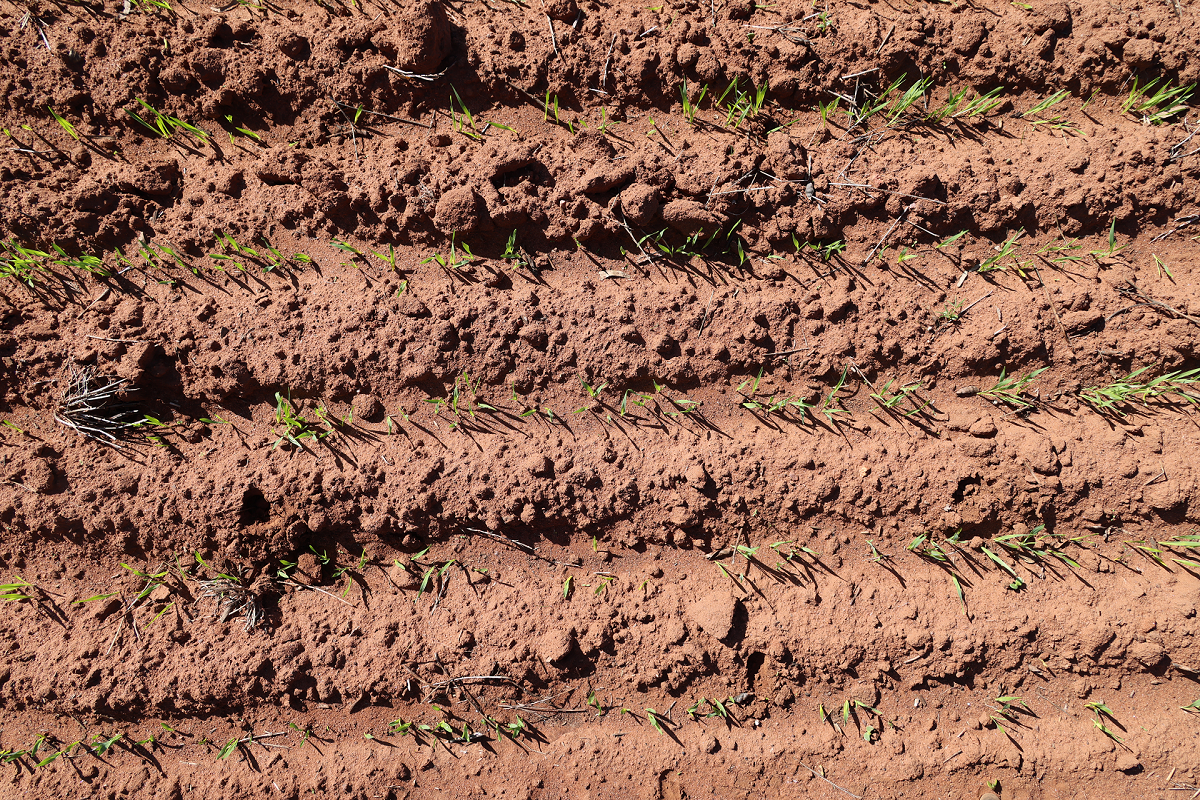
#> input picture testing/perf/1200x800.png, 1200 x 800 px, found by its file name
$ python vitest.py
#> lines starting #> are read from the running program, lines starting #| are printed output that depends on the picture
import time

import cv2
import numpy as np

dst_path = "../data/VegIndexTest"


def apply_filter(rgb_image, filter):
    R, G, B = (np.array(rgb_image[:, :, 0], dtype=np.dtype(int)),
               np.array(rgb_image[:, :, 1], dtype=np.dtype(int)),
               np.array(rgb_image[:, :, 2], dtype=np.dtype(int)))
    filtered = filter(R, G, B)
    normalized = cv2.normalize(filtered, None, alpha=0, beta=255, norm_type=cv2.NORM_MINMAX)
    normalized = np.uint8(normalized)
    return normalized


def div(a, b):
    a = np.array(a, dtype=float)
    b = np.array(b, dtype=float)
    return np.divide(a, b, out=np.zeros_like(a), where=b != 0)


ExGI = lambda R, G, B: (2 * G - R - B)
GLI = lambda R, G, B: div(2 * G - R - B, 2 * G + R + B)
MPRI = lambda R, G, B: div(G - R, G + R)
VARI = lambda R, G, B: div(G - R, G + R - B)
GRRI = lambda R, G, B: div(G, R) * 255
VEG = lambda R, G, B: div(G, (np.power(R, 0.6666666) * np.power(B, 0.3333333))) * 255
MGRVI = lambda R, G, B: div(G * G - R * R, G * G + R * R)
RGVBI = lambda R, G, B: div(G - B * R, G * G + R * B)


def test_filter(rgb_image, filter, name):
    nTests = 100
    start = time.time()
    for i in range(nTests):
        filtered = apply_filter(rgb_image, filter)
    elapsed_time = time.time() - start
    print(f"{name:5}  elapsed_time: {elapsed_time:.4f}s     speed: {1000 * elapsed_time / nTests:.2f}ms/img")


rgbimg = cv2.imread("../test_data/1200x800.png")
#> rgbimg is the input picture: shape (800, 1200, 3); mean B, G, R 83.7, 104, 147.5
test_filter(rgbimg, ExGI, "ExGI")
#> the loop in test_filter, `for i in range(nTests):` made 100 passes
#> pass 1, in apply_filter, `R, G, B = (np.array(rgb_image[:, :, 0], dtype=np.dtype(int)), np.array..`:
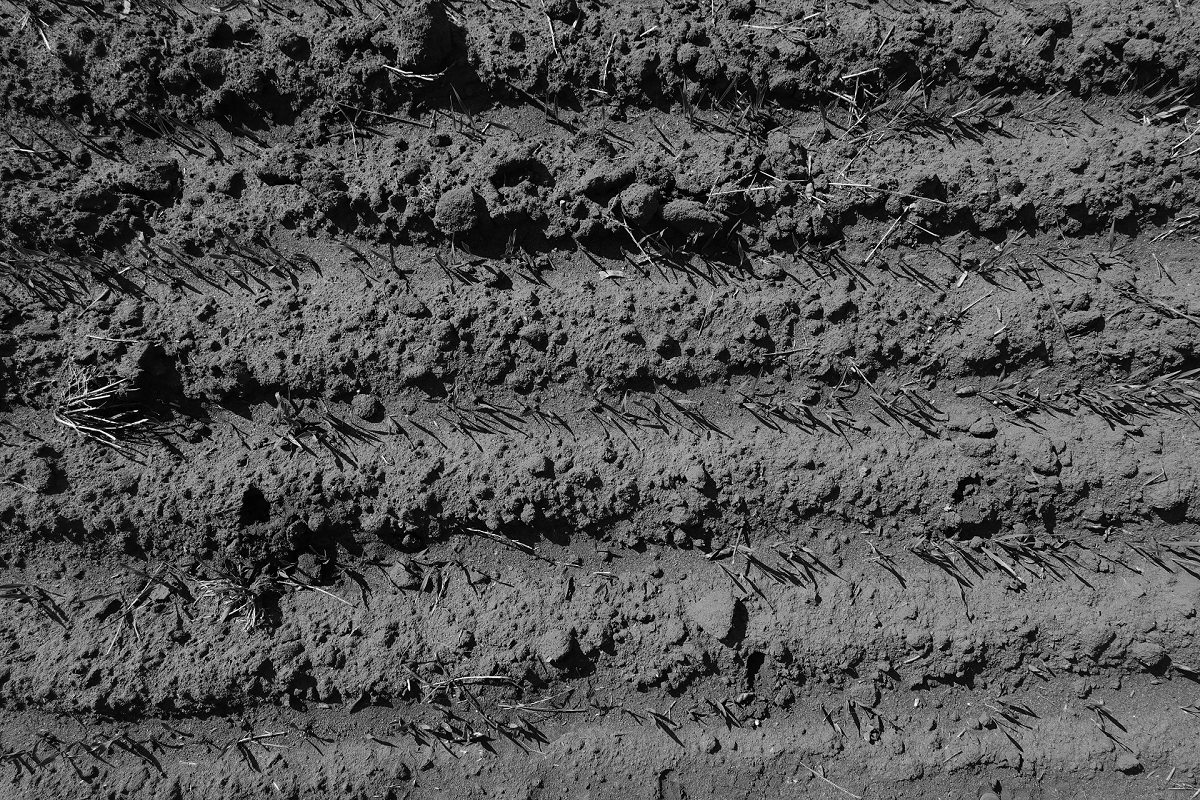
#> R: shape (800, 1200) int64; min 0, max 255, mean 83.7
#> pass 1, in apply_filter, `R, G, B = (np.array(rgb_image[:, :, 0], dtype=np.dtype(int)), np.array..`:
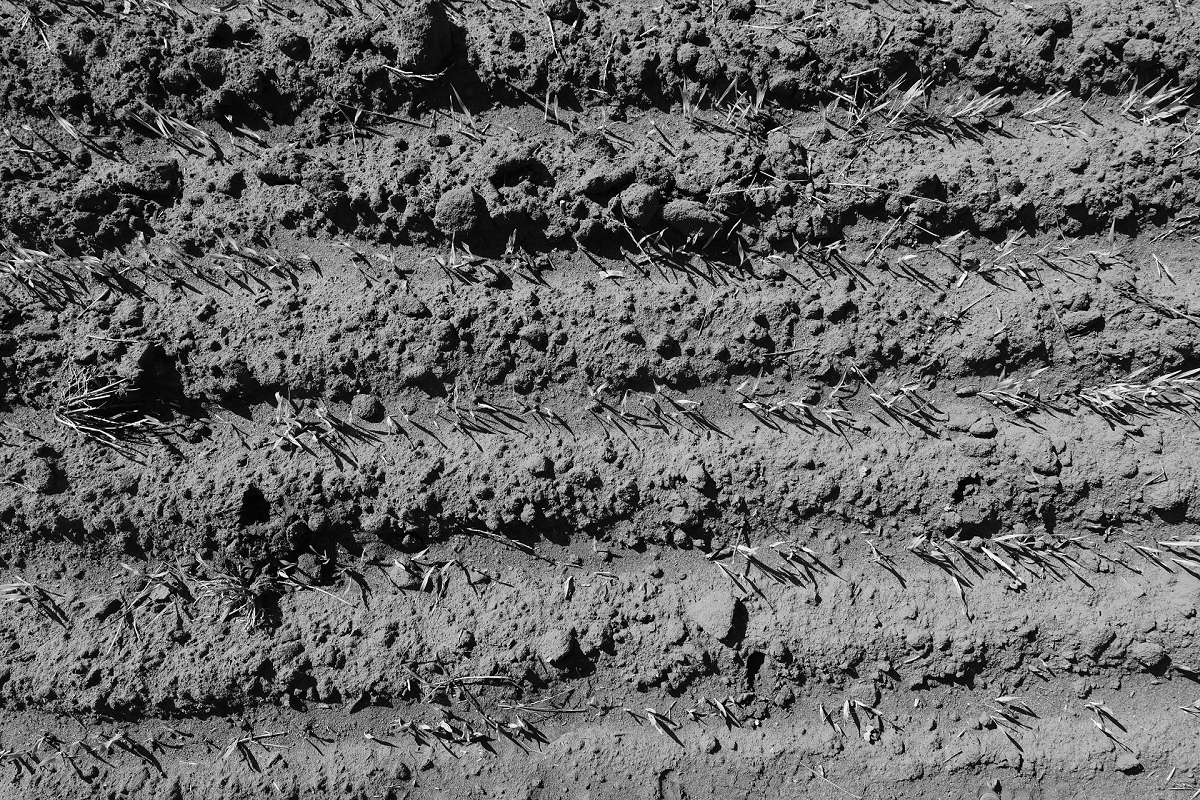
#> G: shape (800, 1200) int64; min 0, max 255, mean 104
#> pass 1, in apply_filter, `R, G, B = (np.array(rgb_image[:, :, 0], dtype=np.dtype(int)), np.array..`:
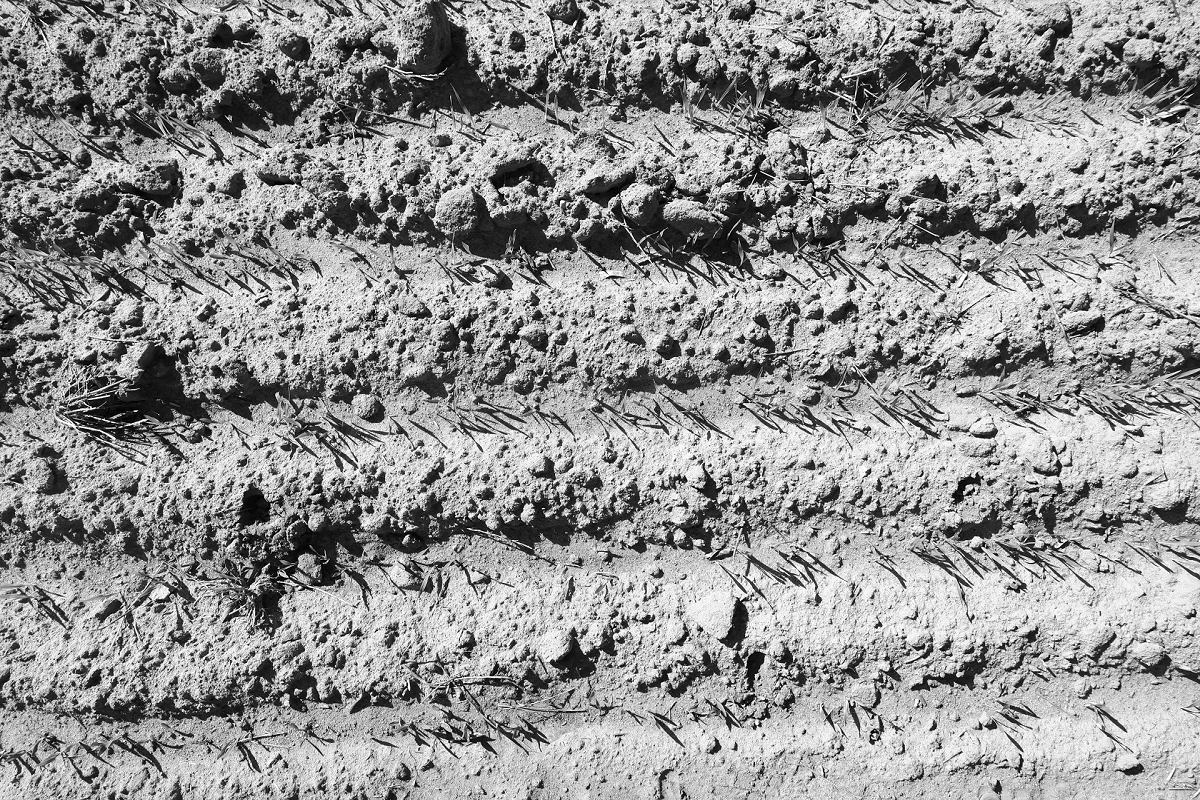
#> B: shape (800, 1200) int64; min 0, max 255, mean 147.5
test_filter(rgbimg, GLI, "GLI")
test_filter(rgbimg, MPRI, "MPRI")
test_filter(rgbimg, VARI, "VARI")
test_filter(rgbimg, GRRI, "GRRI")
test_filter(rgbimg, VEG, "VEG")
test_filter(rgbimg, MGRVI, "MGRVI")
test_filter(rgbimg, RGVBI, "RGVBI")
#> the loop in test_filter (call 8), `for i in range(nTests):` made 100 passes
#> pass 1, in apply_filter (call 701), `filtered = filter(R, G, B)`:
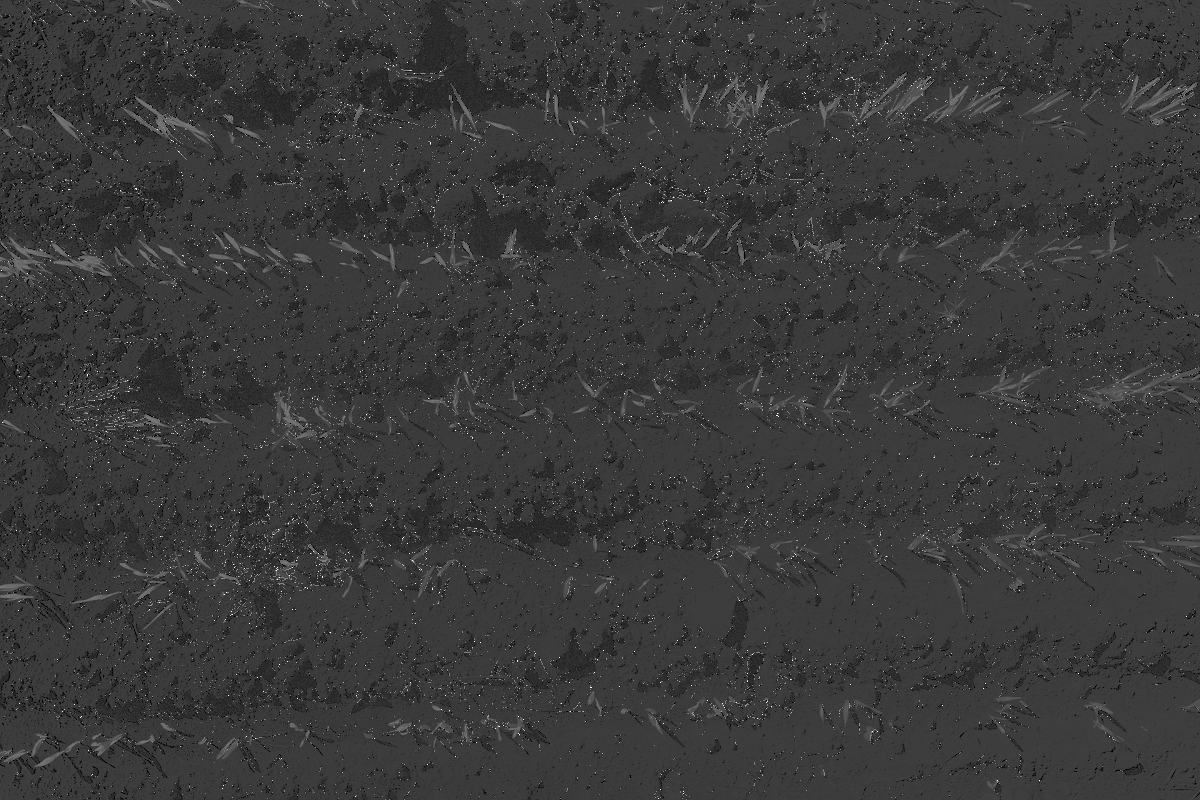
#> filtered: shape (800, 1200) float64; min -1, max 1, mean -0.543; drawn with min black and max white


# results on my laptop
"""
ExGI   elapsed_time: 1.1134s     speed: 11.13ms/img
GLI    elapsed_time: 2.4847s     speed: 24.85ms/img
MPRI   elapsed_time: 2.6723s     speed: 26.72ms/img
VARI   elapsed_time: 2.4669s     speed: 24.67ms/img
GRRI   elapsed_time: 2.1795s     speed: 21.80ms/img
VEG    elapsed_time: 8.8046s     speed: 88.05ms/img
MGRVI  elapsed_time: 2.5258s     speed: 25.26ms/img
RGVBI  elapsed_time: 2.3860s     speed: 23.86ms/img
"""
